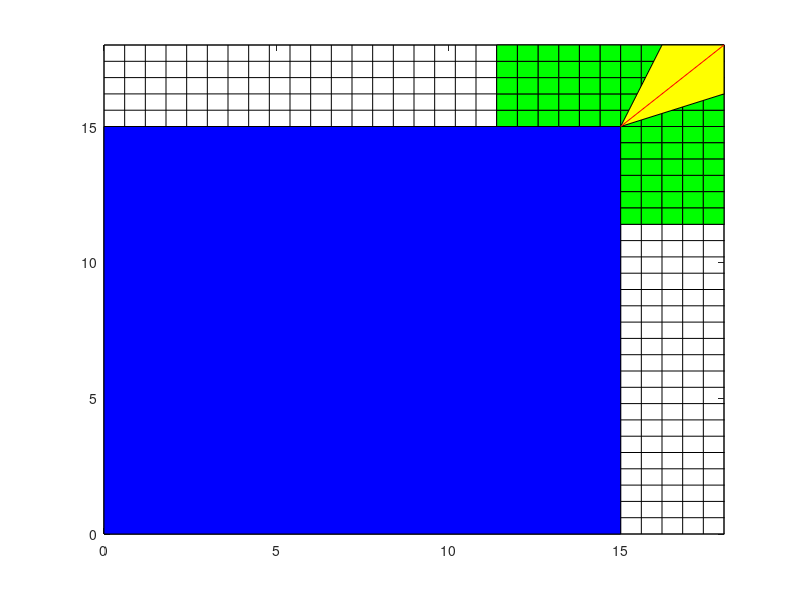

Write MATLAB code to recreate this figure. (Note: this script raises an error after producing the figure.)
%mcm2019_bottlenecks2.m

for x=0:0.6:18
    plot([x,x],[0,18],'k');
    hold on
end
for y=0:0.6:18
    plot([0,36],[y,y],'k');
    hold on
end
xlim([0,18]);
ylim([0,18]);
fill([0,15,15,0],[0,0,15,15],'b');
for i=1:6
    for j=0:4
    fill([15-0.6*i,15-0.6*i+0.6,15-0.6*i+0.6,15-0.6*i],[15+0.6*j,15+0.6*j,15.6+0.6*j,15.6+0.6*j],'g');
    end
end
for x=15:0.6:17.4
   for y=15:0.6:17.4
       fill([x,x+0.6,x+0.6,x],[y,y,y+0.6,y+0.6],'g');
   end
end
for x=15:0.6:17.4
    for j=1:6
        fill([x,x+0.6,x+0.6,x],[15-0.6*j,15-0.6*j,15.6-0.6*j,15.6-0.6*j],'g');
    end
end

fill([15,18,18,18-1.8],[15,18-1.8,18,18],'y');
hold on
plot([15,18],[15,18],'r');
x1=15-1.8;y1=15;x2=15;y2=15-1.8;x3=15-0.6;y3=15-0.6;
m=det([1,x1,y1;
            1,x2,y2;
            1,x3,y3]);
        r = sqrt((x1-x2)*(x1-x2)+(y1-y2)*(y1-y2))*sqrt((x2-x3)*(x2-x3)+(y2-y3)*(y2-y3))*sqrt((x1-x3)*(x1-x3)+(y1-y3)*(y1-y3))/abs(m)/2;
x=det([1,  x1^2+y1^2,  y1;
           1,  x2^2+y2^2,  y2;
           1,  x3^2+y3^2,  y3])/m/2;
        
y=det([1,  x1,  x1^2+y1^2;
           1,  x2,  x2^2+y2^2;
           1,  x3,  x3^2+y3^2])/m/2;
      
       f=ezplot('(x-14.65)^2+(y-14.65)^2=0.3565^2',[14.7,15],[14.7,15]);
        set(f,'Color','r','LineWidth',4);
       hold on
 h=ezplot('(x-12.9)^2+(y-12.9)^2=2.1213^2',[15-1.8,15],[15-1.8,15]);
 set(h,'Color','r','LineWidth',3);